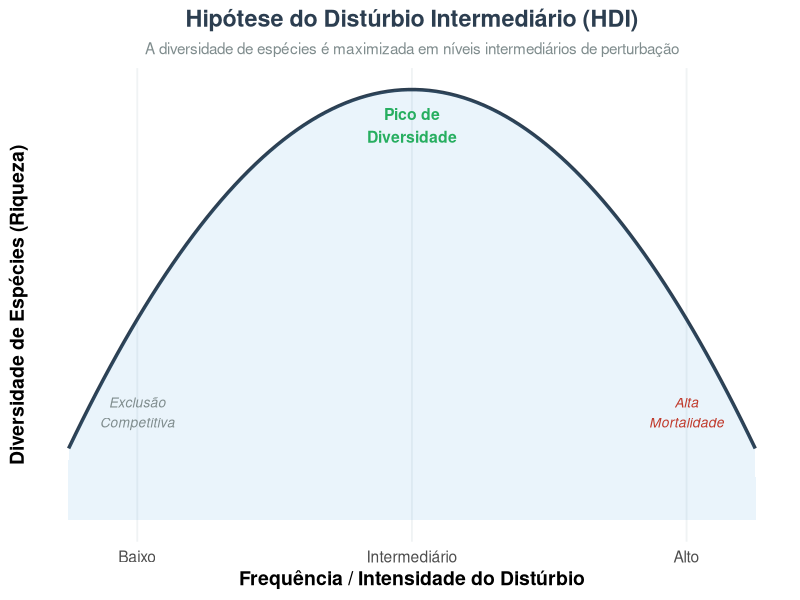

Reproduce this figure in R.
## ---- chunk 1
# Instale os pacotes se necessário: install.packages(c("ggplot2", "tibble"))
library(ggplot2)
library(tibble)

# 1. Criando os dados simulados para a curva
# Usamos uma função quadrática invertida para gerar a parábola perfeita
dados <- tibble(
  disturbio = seq(0, 10, length.out = 100),
  diversidade = -0.2 * (disturbio - 5)^2 + 6
)

# 2. Criando o gráfico com ggplot2
ggplot(dados, aes(x = disturbio, y = diversidade)) +
  # Linha da hipótese
  geom_line(color = "#2c3e50", size = 1.2) +
  
  # Sombreamento sob a curva para efeito estético (opcional)
  geom_area(fill = "#3498db", alpha = 0.1) +
  
  # Customização dos eixos (padrão conceitual, sem números)
  scale_x_continuous(breaks = c(1, 5, 9), labels = c("Baixo", "Intermediário", "Alto")) +
  scale_y_continuous(breaks = NULL) + # Remove números do eixo Y já que é conceitual
  
  # Títulos e Rótulos
  labs(
    title = "Hipótese do Distúrbio Intermediário (HDI)",
    subtitle = "A diversidade de espécies é maximizada em níveis intermediários de perturbação",
    x = "Frequência / Intensidade do Distúrbio",
    y = "Diversidade de Espécies (Riqueza)"
  ) +
  
  # Anotações conceituais no gráfico
  annotate("text", x = 1, y = 1.5, label = "Exclusão\nCompetitiva", color = "#7f8c8d", fontface = "italic", size = 3.5) +
  annotate("text", x = 5, y = 5.5, label = "Pico de\nDiversidade", color = "#27ae60", fontface = "bold", size = 4) +
  annotate("text", x = 9, y = 1.5, label = "Alta\nMortalidade", color = "#c0392b", fontface = "italic", size = 3.5) +
  
  # Tema visual limpo
  theme_minimal(base_size = 14) +
  theme(
    plot.title = element_text(face = "bold", color = "#2c3e50", hjust = 0.5),
    plot.subtitle = element_text(color = "#7f8c8d", hjust = 0.5, size = 11),
    axis.title = element_text(face = "bold"),
    panel.grid.major = element_line(color = "#f0f3f4"),
    panel.grid.minor = element_blank()
  )
